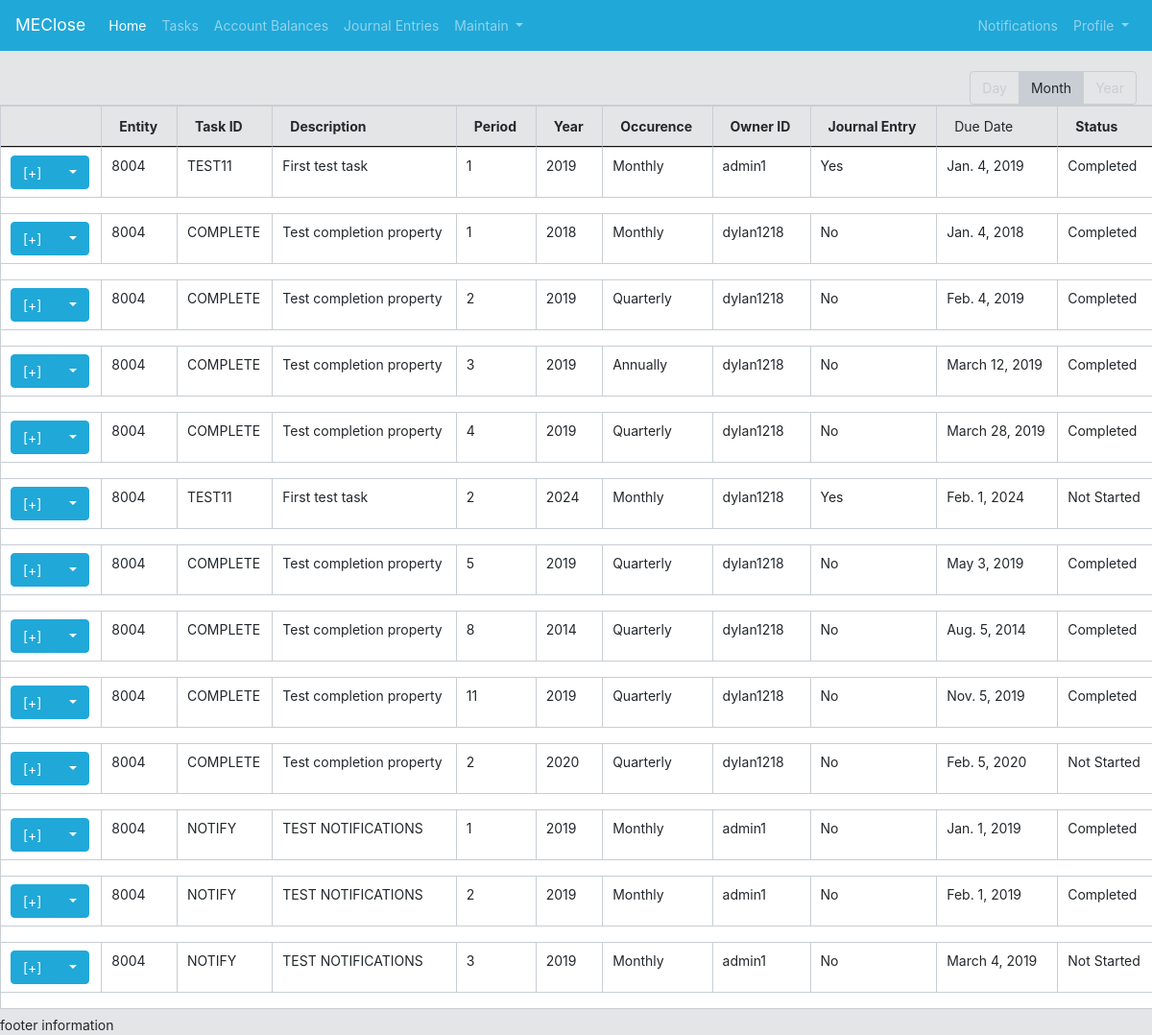
Page /ClosePortal/tasks/ on the committed database.
### CloseApplication/models.py (models this page shows, shortened)
class TaskChecklist(models.Model):
    occurenceChoices = (
        ('M', 'Monthly'),
        ('Q', 'Quarterly'),
        ('S', 'Semi-Annually'),
        ('A', 'Annually'),
    )
    taskId = models.CharField(max_length=8)
    taskTBMapping = models.CharField(max_length=200, default="Not Assigned") #For assigning tasks to a TB FSLI
    taskDescription = models.CharField(max_length=200)
    taskYear = models.IntegerField(max_length=4)
    taskPeriod = models.IntegerField(max_length=2, choices = periodChoices)
    taskOccurence = models.CharField(max_length=2, choices = occurenceChoices)
    taskOwnerId = models.ForeignKey(User, on_delete=models.PROTECT) #For documentation purposes we want to preserve who the owner of a task was, and as such protect is utilized to not allow deletion of the referenced object
    isJE = models.CharField(max_length=3, choices=binaryChoice)
    pub_date = models.DateTimeField('date published')
    due_date = models.DateField(("Due Date"), default=datetime.date.today) #Note: No longer needed -- will be a calculated property
    dueMonthDay = models.IntegerField(max_length=2, default=1)
    entity = models.ForeignKey(userDefinedEntity, on_delete=models.PROTECT, related_name="entity_TaskChecklist", default=1)
    class Meta:
        constraints = [
            models.UniqueConstraint(fields=['taskId', 'entity', 'taskPeriod', 'taskYear'], name='unique_EntityUser')
        ]
    @property
    def Due_Date(self):
        dateStart = datetime.date(self.taskYear,self.taskPeriod,1)
        dateEnd = datetime.date(self.taskYear, self.taskPeriod, calendar.monthrange(self.taskYear,self.taskPeriod)[1])
        firstBusinessDay = pd.date_range(dateStart, dateEnd, freq="BMS")
        return (firstBusinessDay + BDay(self.dueMonthDay-1)).date[0]
    @property
    def aggregateStatus(self):
        try:
            related_SubTask_Model = TaskChecklist.objects.prefetch_related("taskId_taskId").all().filter(taskId=self.taskId, entity=self.entity, taskPeriod=self.taskPeriod, taskYear=self.taskYear)
            related_SubTask_Model_Groupby = related_SubTask_Model[0].taskId_taskId.all().values("subTaskStatus").annotate(Count("subTaskStatus")) #-1 to bring pk down relative to 0th based index
            not_Started_List = list(related_SubTask_Model_Groupby.filter(subTaskStatus="NS").values_list("subTaskStatus__count", flat=True))
            in_Progress_List = list(related_SubTask_Model_Groupby.filter(subTaskStatus="IP").values_list("subTaskStatus__count", flat=True))
            completed_List = list(related_SubTask_Model_Groupby.filter(subTaskStatus="CT").values_list("subTaskStatus__count", flat=True))
            if len(not_Started_List) > 0:
                not_Started_Count = not_Started_List[0]
            else:
                not_Started_Count = 0
            if len(in_Progress_List) > 0:
                in_Progress_Count = in_Progress_List[0]
            else:
                in_Progress_Count = 0
            if len(completed_List) > 0:
                completed_Count = completed_List[0]
            else:
                completed_Count = 0
            if ( (not_Started_Count + in_Progress_Count + completed_Count) == 0 ) or ( (not_Started_Count > 0) and ((in_Progress_Count + completed_Count) == 0) ) :
                return "Not Started"
            elif in_Progress_Count > 0:
                return "In Progress"
            else:
                return "Completed"
        except:
            return "Unable to calculate status"
    @property #@property decorater utilized to create a callable calculated "field" similar to other fields
    def taskIdKey(self):
        return str(self.entity) + "-" + str(self.taskId) + "-" + str(self.taskYear) + "-" + str(self.taskPeriod)

class userDefinedEntity(models.Model):
    entity = models.CharField(max_length=200, default="Select Entity")
    def __str__(self):
        return self.entity

class subTaskChecklist(models.Model):
    taskId = models.ForeignKey(TaskChecklist, related_name="taskId_taskId", on_delete=models.CASCADE) #this field is our associated between the parent task and subtask(s). Cascade is utilize to remove the subtasks if parent task is removed
    subTaskNumber = models.IntegerField(max_length=2, default=1) #Maximum number of subtasks set to 99
    subTaskDescription = models.CharField(max_length=200)
    subTaskStatus = models.CharField(max_length=2, choices = statusChoices)
    class Meta:
        constraints = [
            models.UniqueConstraint(fields=['taskId', 'subTaskNumber'], name='unique_Subtask')
        ]
    @property
    def Get_Related_Period(self):
        get_Related_Object = subTaskChecklist.objects.all()
        return str(get_Related_Object.get(id=self.id).taskId.entity) + "-" + str(get_Related_Object.get(id=self.id).taskId.taskId) + "-" + str(get_Related_Object.get(id=self.id).taskId.taskYear) + "-" + str(get_Related_Object.get(id=self.id).taskId.taskPeriod)
    def File_Path(instance, filename):
        return os.path.join("Sub_Tasks", str(instance.taskId), str(instance.subTaskNumber), filename)
    docfile = models.FileField(upload_to=File_Path, default=False) #Note: To consider a way to set the default value equal to a dynamic file template which a user can download, and upload once completed

### CloseApplication/views.py (the view)
# urls.py: path('tasks/', views.taskList.as_view(), name='tasklist'),
class taskList(View):
    template = 'CloseApplication/taskchecklist/taskchecklist_list.html'
    def get(self, request, *args, **kwargs):
        TaskChecklist_Fields = TaskChecklist._meta.get_fields(include_hidden=False)
        TaskChecklist_Values = TaskChecklist.objects.all()
        subTasklist_Fields = subTaskChecklist._meta.get_fields(include_hidden=False)
        subTasklist_Values = subTaskChecklist.objects.all()
        context = { #context represents the variables passed to the provided template
            'TaskChecklist_Fields': TaskChecklist_Fields,
            'TaskChecklist_Values': TaskChecklist_Values,
            'subTasklist_Fields': subTasklist_Fields,
            'subTasklist_Values': subTasklist_Values,
        }
        return render(request, self.template, context)

### CloseApplication/templates/CloseApplication/taskchecklist/taskchecklist_list.html (shortened to what this page needs)
{% extends "CloseApplication/base.html" %}
{% load staticfiles %}
{% block content %}
{% include "CloseApplication/listview_outline.html" %}
<table class="table table-bordered table-hover" id="TaskChecklistTable">
    <thead>
        <tr>
            <th></th>
            <th>Entity</th>
            <th>Task ID</th>
            <th>Description</th>
            <th>Period</th>
            <th>Year</th>
            <th>Occurence</th>
            <th>Owner ID</th>
            <th>Journal Entry</th>
            <td>Due Date</th>
            <th>Status</th>
        </tr>
    </thead>
    <tbody class="bg-white">
        {% for tableValue in TaskChecklist_Values %}
        {% with forloopCounter=forloop.counter|stringformat:"s" %}
        {% with idTemplate_Hash="#group-of-rows"|add:forloopCounter %}
        {% with idTemplate="group-of-rows"|add:forloopCounter %}
        <tr data-toggle="collapse" data-target="{{ idTemplate_Hash }}">
            <td class=" details-control">
                <div class="btn-group">
                    <button type="button" class="btn btn-primary" id="collapseButton">[+]</button>
                    <button type="button" class="btn btn-primary dropdown-toggle" data-toggle="dropdown">
                    </button>
                </div>
            </td>
            <td>{{ tableValue.entity }}</td>
            <td>{{ tableValue.taskId }}</td>
            <td>{{ tableValue.taskDescription }}</td>
            <td>{{ tableValue.taskPeriod }}</td>
            <td>{{ tableValue.taskYear }}</td>
            <td>{{ tableValue.get_taskOccurence_display }}</td>
            <td>{{ tableValue.taskOwnerId }}</td>
            <td>{{ tableValue.isJE }}</td>
            <td> {{ tableValue.Due_Date }} </td>
            <td>{{ tableValue.aggregateStatus }}</td>
        </tr>
        <tr>
        <td colspan="12">
            </td>
            </tr>
        {% endwith %}
        {% endwith %}
        {% endwith %}
        {% endfor %}
    </tbody>
</table>
{% endblock %}

### rows in the picture
TaskChecklist: entity "8004", taskId "TEST11", taskDescription "First test task", taskPeriod "1", taskYear "2019", taskOccurence "Monthly", taskOwnerId "admin1", isJE "Yes", Due_Date "Jan. 4, 2019", aggregateStatus "Completed"
TaskChecklist: entity "8004", taskId "COMPLETE", taskDescription "Test completion property", taskPeriod "1", taskYear "2018", taskOccurence "Monthly", taskOwnerId "dylan1218", isJE "No", Due_Date "Jan. 4, 2018", aggregateStatus "Completed"
TaskChecklist: entity "8004", taskId "COMPLETE", taskDescription "Test completion property", taskPeriod "2", taskYear "2019", taskOccurence "Quarterly", taskOwnerId "dylan1218", isJE "No", Due_Date "Feb. 4, 2019", aggregateStatus "Completed"
TaskChecklist: entity "8004", taskId "COMPLETE", taskDescription "Test completion property", taskPeriod "3", taskYear "2019", taskOccurence "Annually", taskOwnerId "dylan1218", isJE "No", Due_Date "March 12, 2019", aggregateStatus "Completed"
TaskChecklist: entity "8004", taskId "COMPLETE", taskDescription "Test completion property", taskPeriod "4", taskYear "2019", taskOccurence "Quarterly", taskOwnerId "dylan1218", isJE "No", Due_Date "March 28, 2019", aggregateStatus "Completed"
TaskChecklist: entity "8004", taskId "TEST11", taskDescription "First test task", taskPeriod "2", taskYear "2024", taskOccurence "Monthly", taskOwnerId "dylan1218", isJE "Yes", Due_Date "Feb. 1, 2024", aggregateStatus "Not Started"
TaskChecklist: entity "8004", taskId "COMPLETE", taskDescription "Test completion property", taskPeriod "5", taskYear "2019", taskOccurence "Quarterly", taskOwnerId "dylan1218", isJE "No", Due_Date "May 3, 2019", aggregateStatus "Completed"
TaskChecklist: entity "8004", taskId "COMPLETE", taskDescription "Test completion property", taskPeriod "8", taskYear "2014", taskOccurence "Quarterly", taskOwnerId "dylan1218", isJE "No", Due_Date "Aug. 5, 2014", aggregateStatus "Completed"
TaskChecklist: entity "8004", taskId "COMPLETE", taskDescription "Test completion property", taskPeriod "11", taskYear "2019", taskOccurence "Quarterly", taskOwnerId "dylan1218", isJE "No", Due_Date "Nov. 5, 2019", aggregateStatus "Completed"
TaskChecklist: entity "8004", taskId "COMPLETE", taskDescription "Test completion property", taskPeriod "2", taskYear "2020", taskOccurence "Quarterly", taskOwnerId "dylan1218", isJE "No", Due_Date "Feb. 5, 2020", aggregateStatus "Not Started"
TaskChecklist: entity "8004", taskId "NOTIFY", taskDescription "TEST NOTIFICATIONS", taskPeriod "1", taskYear "2019", taskOccurence "Monthly", taskOwnerId "admin1", isJE "No", Due_Date "Jan. 1, 2019", aggregateStatus "Completed"
TaskChecklist: entity "8004", taskId "NOTIFY", taskDescription "TEST NOTIFICATIONS", taskPeriod "2", taskYear "2019", taskOccurence "Monthly", taskOwnerId "admin1", isJE "No", Due_Date "Feb. 1, 2019", aggregateStatus "Completed"
TaskChecklist: entity "8004", taskId "NOTIFY", taskDescription "TEST NOTIFICATIONS", taskPeriod "3", taskYear "2019", taskOccurence "Monthly", taskOwnerId "admin1", isJE "No", Due_Date "March 4, 2019", aggregateStatus "Not Started"
